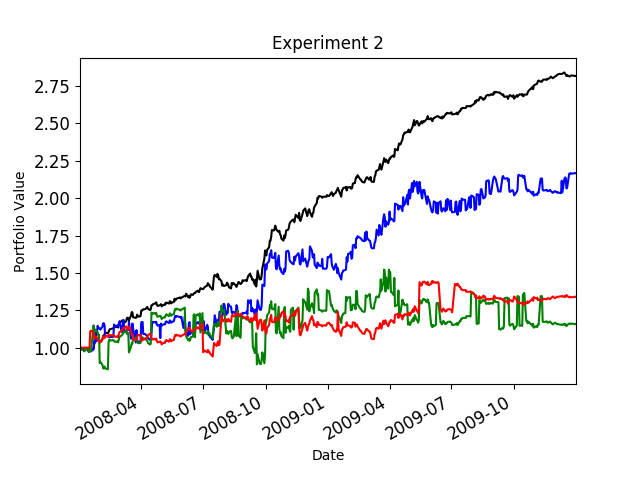

Write the Python code that produced this figure.
"""
Template for implementing StrategyLearner  (c) 2016 Tucker Balch

Copyright 2018, Georgia Institute of Technology (Georgia Tech)
Atlanta, Georgia 30332
All Rights Reserved

Template code for CS 4646/7646

Georgia Tech asserts copyright ownership of this template and all derivative
works, including solutions to the projects assigned in this course. Students
and other users of this template code are advised not to share it with others
or to make it available on publicly viewable websites including repositories
such as github and gitlab.  This copyright statement should not be removed
or edited.

We do grant permission to share solutions privately with non-students such
as potential employers. However, sharing with other current or future
students of CS 7646 is prohibited and subject to being investigated as a
GT honor code violation.

-----do not edit anything above this line---

Student Name: Syed Ahmed (replace with your name)
GT User ID: sahmed99 (replace with your User ID)
GT ID: 903388682 (replace with your GT ID)
"""


import datetime as dt
import pandas as pd
import util as ut
import random
import numpy as np
import StrategyLearner as st
from marketsim import compute_portvals
from util import get_data, plot_data
import matplotlib.pyplot as plt


def author(self):
    return 'sahmed99'

if __name__=="__main__":

    sd = dt.datetime(2008, 1, 1)
    ed = dt.datetime(2009, 12, 31)
    symbol = "JPM"
    dates = dates = pd.date_range(sd, ed)
    prices_all = ut.get_data([symbol], dates)

    prices = prices_all[symbol]

    learner = st.StrategyLearner(verbose=False, impact=0.0)
    learner.addEvidence(symbol, sd=dt.datetime(2008, 1, 1), ed=dt.datetime(2009, 12, 31), sv=100000)
    test = learner.testPolicy(symbol, sd=dt.datetime(2008, 1, 1), ed=dt.datetime(2009, 12, 31), sv=100000)

    trades_00 = np.count_nonzero(test)
    # print test
    st_port_val_00 = compute_portvals(test, start_val=100000, commission=0, impact=0)
    st_cumu_ret_00 = (st_port_val_00[-1] / st_port_val_00[0]) - 1

    learner = st.StrategyLearner(verbose=False, impact=0.10)
    learner.addEvidence(symbol, sd=dt.datetime(2008, 1, 1), ed=dt.datetime(2009, 12, 31), sv=100000)
    test = learner.testPolicy(symbol, sd=dt.datetime(2008, 1, 1), ed=dt.datetime(2009, 12, 31), sv=100000)
    # st_trades = trades_ST(test, 'JPM')
    # st_port_val = compute_portvals(st_trades, sd, ed, 100000, 0, 0)
    # print test
    trades_10 = np.count_nonzero(test)
    # print test
    st_port_val_10 = compute_portvals(test, start_val=100000, commission=0, impact=0.10)

    st_cumu_ret_10 = (st_port_val_10[-1] / st_port_val_10[0]) - 1

    learner = st.StrategyLearner(verbose=False, impact=0.20)
    learner.addEvidence(symbol, sd=dt.datetime(2008, 1, 1), ed=dt.datetime(2009, 12, 31), sv=100000)
    test = learner.testPolicy(symbol, sd=dt.datetime(2008, 1, 1), ed=dt.datetime(2009, 12, 31), sv=100000)
    # st_trades = trades_ST(test, 'JPM')
    # st_port_val = compute_portvals(st_trades, sd, ed, 100000, 0, 0)
    # print test
    trades_20 = np.count_nonzero(test)
    # print test
    st_port_val_20 = compute_portvals(test, start_val=100000, commission=0, impact=0.20)
    st_cumu_ret_20 = (st_port_val_20[-1] / st_port_val_20[0]) - 1

    learner = st.StrategyLearner(verbose=False, impact=0.30)
    learner.addEvidence(symbol, sd=dt.datetime(2008, 1, 1), ed=dt.datetime(2009, 12, 31), sv=100000)
    test = learner.testPolicy(symbol, sd=dt.datetime(2008, 1, 1), ed=dt.datetime(2009, 12, 31), sv=100000)
    # st_trades = trades_ST(test, 'JPM')
    # st_port_val = compute_portvals(st_trades, sd, ed, 100000, 0, 0)
    # print test
    trades_30 = np.count_nonzero(test)
    # print test
    st_port_val_30 = compute_portvals(test, start_val=100000, commission=0, impact=0.30)
    st_cumu_ret_30 = (st_port_val_30[-1] / st_port_val_30[0]) - 1


    print "Portfolio Cumulative return with impact 0:", st_cumu_ret_00
    print "Number of trades with impact 0:", trades_00
    print "Portfolio Cumulative return with impact .10:", st_cumu_ret_10
    print "Number of trades with impact .10:", trades_10
    print "Portfolio Cumulative return with impact .20:", st_cumu_ret_20
    print "Number of trades return with impact .20:", trades_20
    print "Portfolio Cumulative return with impact .30:", st_cumu_ret_30
    print "Number of trades with impact .30:", trades_30

    st_port_val_00 = st_port_val_00 / st_port_val_00[0]
    st_port_val_10 = st_port_val_10 / st_port_val_10[0]
    st_port_val_20 = st_port_val_20 / st_port_val_20[0]
    st_port_val_30 = st_port_val_30 / st_port_val_30[0]

    ax = st_port_val_00.plot(fontsize=12, color="black", label="Strategy Learner - impact = 0.0")
    st_port_val_10.plot(ax=ax, color="blue", label='Strategy Learner - impact = 0.10')
    st_port_val_20.plot(ax=ax, color="green", label='Strategy Learner - impact = 0.20')
    st_port_val_30.plot(ax=ax, color="red", label='Strategy Learner - impact = 0.30')
    plt.title("Experiment 2")
    ax.set_xlabel("Date")
    ax.set_ylabel("Portfolio Value")
    plt.savefig('experiment2.png')
    plt.legend()
    plt.show()
